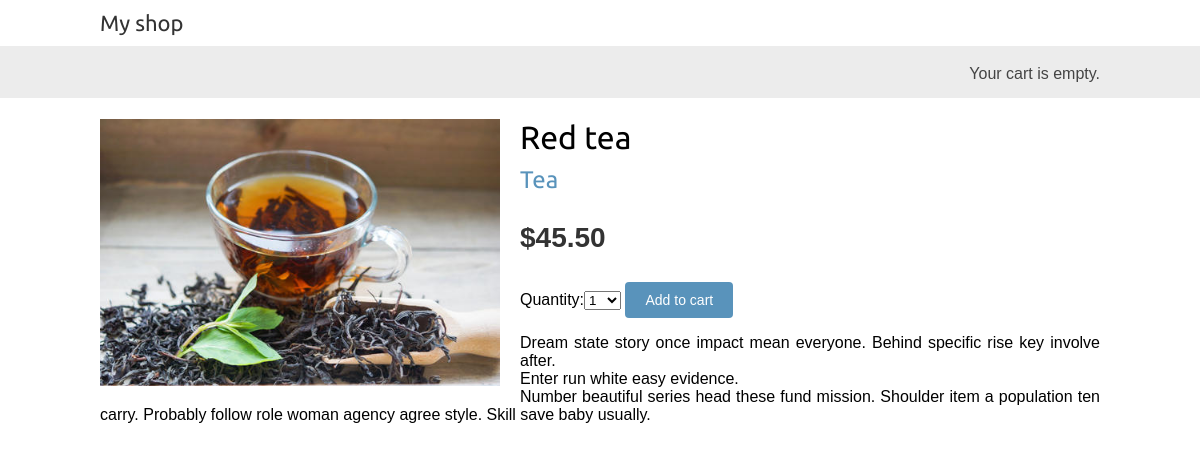
/2/red-tea/, run on the app's committed database.
### shop/models.py (models this page shows, shortened)
class Product(models.Model):
    category = models.ForeignKey(Category,
                                 related_name='products',
                                 on_delete=models.CASCADE)
    name = models.CharField(max_length=200,
                            db_index=True)
    slug = models.SlugField(max_length=200,
                            db_index=True)
    image = models.ImageField(upload_to='products/%Y/%m/%d',
                              blank=True)
    description = models.TextField(blank=True)
    price = models.DecimalField(max_digits=10,
                                decimal_places=2)
    available = models.BooleanField(default=True)
    created = models.DateTimeField(auto_now_add=True)
    updated = models.DateTimeField(auto_now=True)
    class Meta:
        ordering = ('name',)
        index_together = (('id','slug'),)

class Category(models.Model):
    name = models.CharField(max_length=200,
                            db_index=True)
    slug = models.SlugField(max_length=200,
                            unique=True)
    class Meta:
        ordering = ('name',)
        verbose_name = 'category'
        verbose_name_plural = 'categories'
    def __str__(self):
        return self.name
    def get_absolute_url(self):
        return reverse('shop:product_list_by_category',
                        args=[self.slug])

### shop/views.py (the view)
def product_detail(request, id, slug):
    product = get_object_or_404(Product,
                                id=id,
                                slug=slug,
                                available=True)
    cart_product_form = CartAddProductForm()
    return render(request,
                  'shop/product/detail.html',
                  {'product':product,
                  'cart_product_form':cart_product_form})

### cart/forms.py
class CartAddProductForm(forms.Form):
    quantity = forms.TypedChoiceField(
                                choices=PRODUCT_QUANTITY_CHOICES,
                                coerce=int)
    override = forms.BooleanField(required=False,
                                  initial=False,
                                  widget=forms.HiddenInput)

### cart/cart.py (called while the page is built)
    def __len__(self):
        return sum(item['quantity'] for item in self.cart.values())

### cart/context_processors.py (called while the page is built)
def cart(request):
    return {'cart':Cart(request)}

### shop/templates/shop/product/detail.html (shortened to what this page needs)
{%extends 'shop/base.html'%}
{% load static%}
{%block content%}
    <div class='product-detail'>
        <img src="{%if product.image%}{{product.image.url}}{%else%}{%static 'img/no_image.png'%}{%endif%}">
        <h1>{{product.name}}</h1>
        <h2>
            <a href="{{product.category.get_absolute_url}}">
                {{product.category}}
            </a>
        </h2>
        <p class='price'>${{product.price}}</p>
        <form action="{%url 'cart:cart_add' product.id%}" method="POST">
            {{cart_product_form}}
            <input type="submit" value='Add to cart'>
        </form>
        {{product.description|linebreaks}}
    </div>
{% endblock %}

### shop/static/css/base.css (style rules this page uses)
body { margin:0; padding:0; font-family:helvetica, sans-serif; }
h1, h2, h3, h4, h5 , h6 { font-family: 'Ubuntu', sans-serif; font-weight:normal; }
a { text-decoration:none; color:#5993bb; }
a.button, input[type="submit"] { color:#fff; background:#5993bb; border-radius:4px; padding:10px 20px; font-size:14px; border:0; }
.product-detail { text-align:justify; }
.product-detail .price { color:#333; font-size:28px; font-weight:bold; }
.product-detail img { width:40%; float:left; padding:0 20px 20px 0; }
.product-detail h1 { margin-bottom:0; }
.product-detail h2 { margin-top:10px; }

### data on the page
Product: image (picture), name "Red tea", category "Tea", price "45.50", description "Dream state story once impact mean everyone. Behind specific rise key involve after. Enter run white easy evidence. Number beautiful series head these fund mission. Shoulder item a population ten carry. Probably follow role woman agency agree style. Skill save baby usually."
